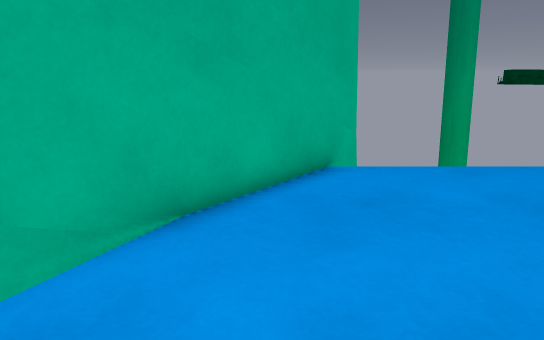
[1] (above)

16 first-person views from a walk through a 3-D level made in the Godot game engine. The camera is 1.2 m above the floor, tilts 14° down and sees 70° across. The floor is counted in squares, 0.5 m on a side. Each view is taken from the middle of a square. On the plan, view 1 faces up. The plan holds only what a view shows up to about 20 squares ahead; the rest is blank. The place goes on beyond the plan.

[2]
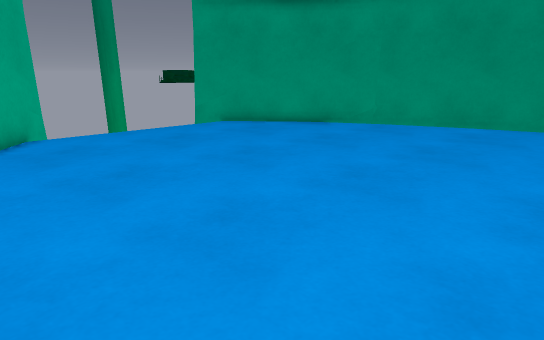

[3]
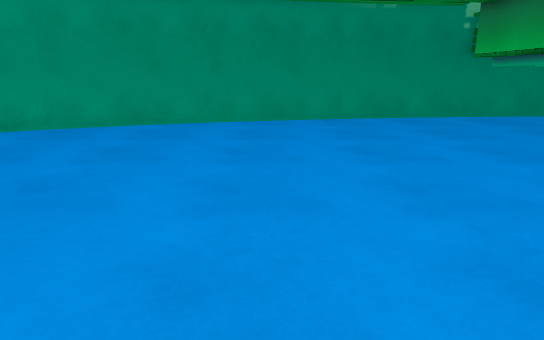

[4]
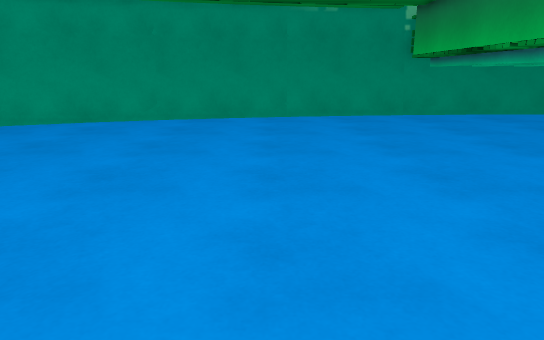

[5]
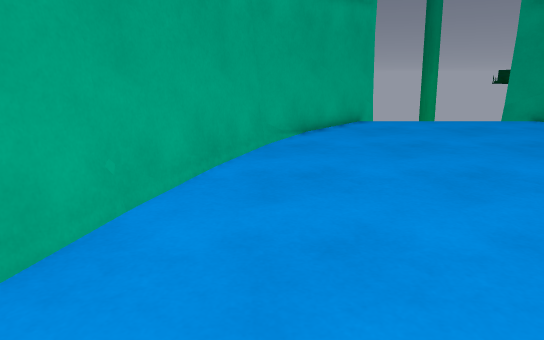

[6]
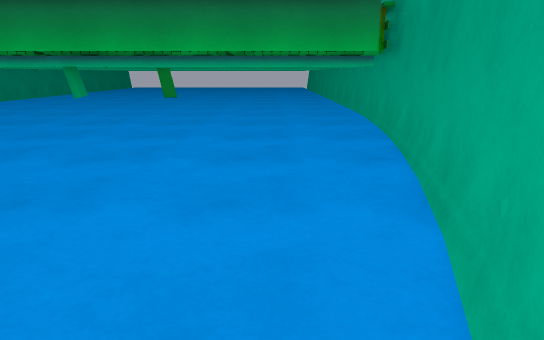

[7]
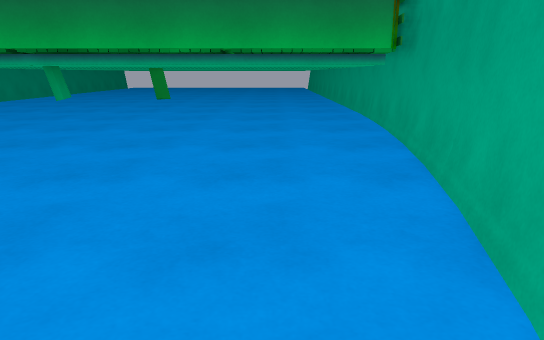

[8]
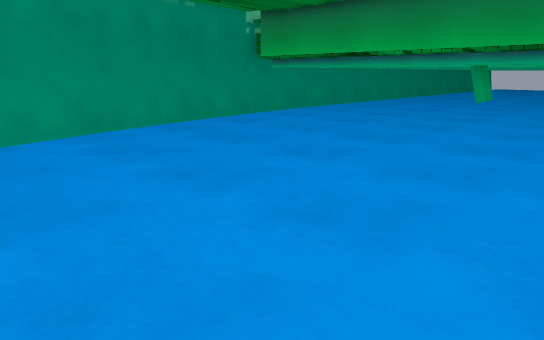

[9]
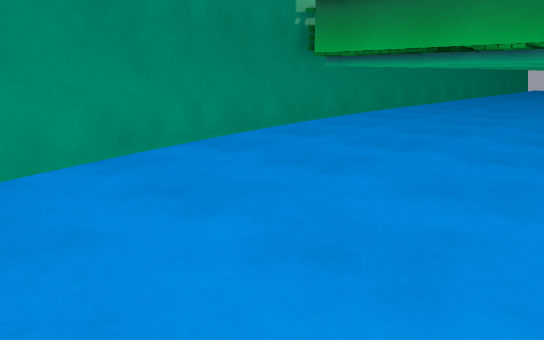

[10]
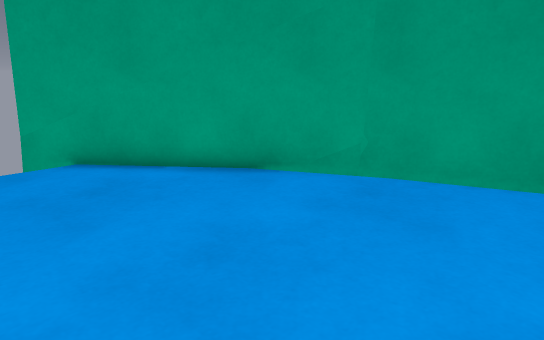

[11]
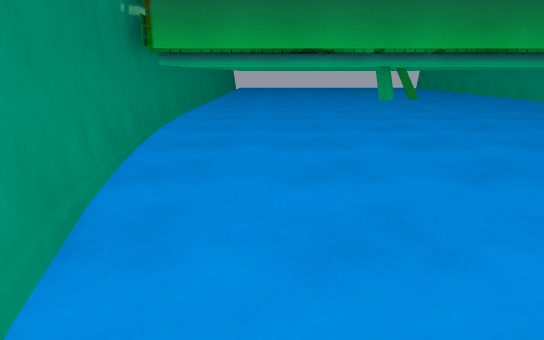

[12]
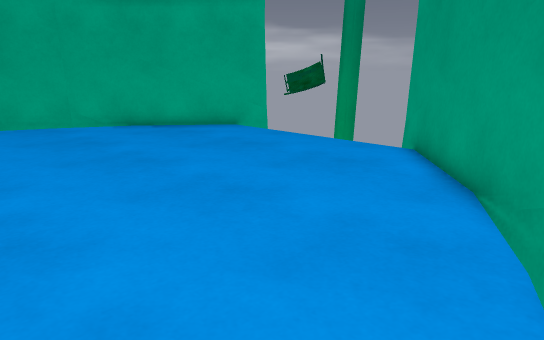

[13]
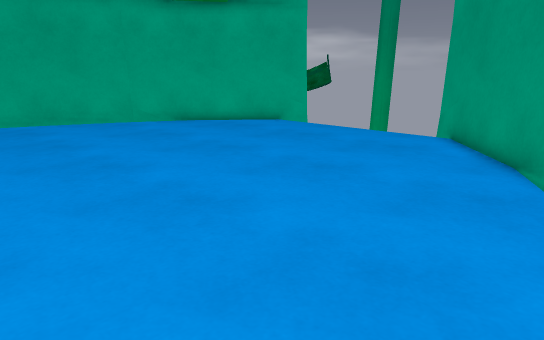

[14]
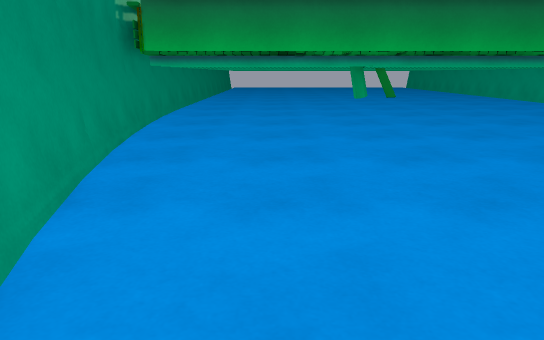

[15]
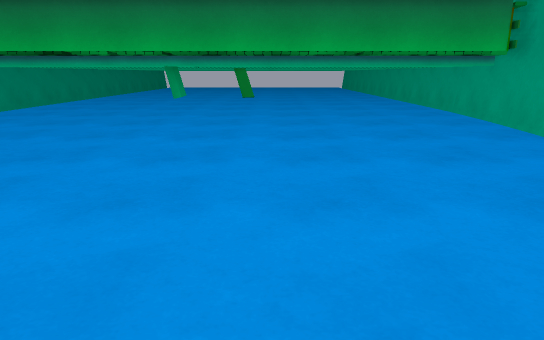

[16]
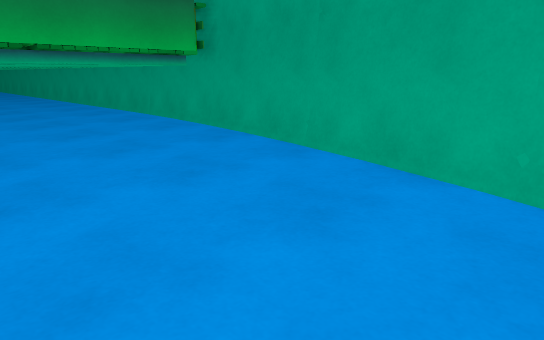

### Floor plan
Points are (right, up) in squares from view 1. A wall is a line through its corners. A room is listed if a view was taken in it or the views show most of it. See-through windows are left out.
Room 1 (views 1, 2, 3, 4, 5, 6, 7, 8, 9, 10, 11, 12, 13, 14, 15, 16)
walls: (8.1, -17) (10.4, -17); (-6.1, -2.6) (-7.8, -9.9); (18.2, -2.9) (15.6, 4) (10.1, 10.6); (10.7, -17) (12.5, -17); (-7.2, -6.5) (-8, -9.9); (-3.5, 4.3) (-6.3, -2.9); (12.8, -17) (20, -17); (-0.9, -17) (7.7, -17); (-7.8, -9.8) (-9.2, -19.6); (19.9, -9.9) (18.2, -2.8); (1.9, 10.6) (-3.5, 4.1); (-8.6, -14.3) (-9, -16.9); (-8.1, -17) (-1.3, -17); (21, -18) (19.9, -9.8)
low walls: (-6, -2.8) (-6.6, -5.3); (-3.4, 4) (-6.1, -2.9); (-7.7, -9.8) (-9, -19.5); (19.7, -10) (18, -2.8) (17.8, -2.1); (20.8, -17.9) (19.7, -9.7)
ways out: gap at (-1, -17); gap at (8, -17); gap at (10.5, -17); gap at (13, -17)

Positions as (right, up) in squares from view 1, and headings:
1: (0, 0), facing up
2: (-2, -6), facing up-right
3: (-2, -6), facing right
4: (-3, -9), facing right
5: (-3, -10), facing up
6: (-3, 2), facing down
7: (-3, 0), facing down
8: (2, 0), facing down-right
9: (7, -1), facing down-right
10: (7, -1), facing up-right
11: (15, 0), facing down
12: (16, -2), facing up-left
13: (16, -5), facing up-left
14: (14, 2), facing down
15: (3, 2), facing down
16: (3, -1), facing down-left
